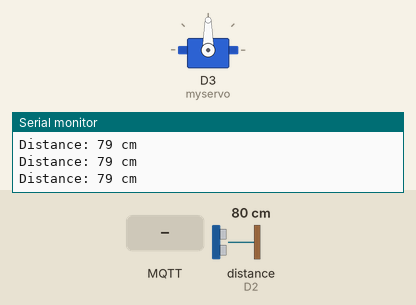
Bench run of a sketch on a simulated ESP8266 (NodeMCU). On the bench: servo, the last lines printed to the serial monitor. Wiring (inferred from the names in the program): ultrasonic range finder: trigger D1; echo D2. The test bench sets the inputs (shaded band); at power-on: distance to the obstacle (sensor on D2) 80 cm. The echo pulse lasts 58.3 µs per cm; WiFi joins after 1.5 s; servers stay silent unless stated; random numbers use the default seed unless the sketch sets one; no MQTT or app messages arrive unless stated.

Above: at 2.7 s.
2.8 s: MQTT message "open" arrives on the first subscribed topic
At 3.3 s:
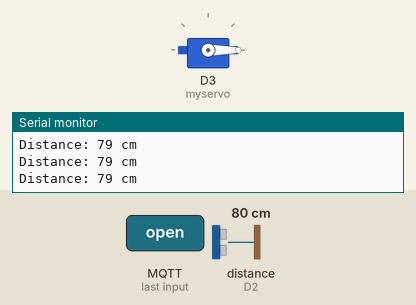
5.8 s: distance to the obstacle (sensor on D2) set to 55 cm
7.3 s: distance to the obstacle (sensor on D2) set to 48 cm
At 7.9 s:
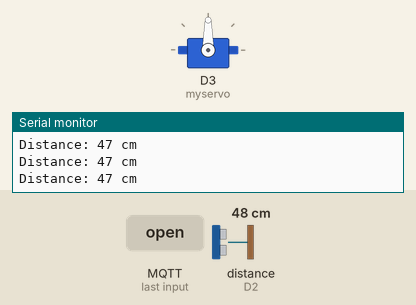
Timing chart, 0 to 10.3 s (numbered marks = the images above; inputs shaded):
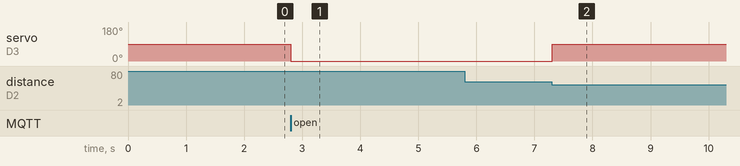

The sketch:

disabledparking2.ino
```cpp
#include <ESP8266WiFi.h>
#include <PubSubClient.h>
#include <Servo.h>

const char* ssid = "5G_CPE";
const char* password = "123456789";
const char* mqtt_server = "broker.hivemq.com";

WiFiClient espClient;
PubSubClient client(espClient);
unsigned long lastMsg = 0;
#define MSG_BUFFER_SIZE  (50)
char msg[MSG_BUFFER_SIZE];
int value = 0;
bool statservo;
bool statcar;
Servo myservo;

#define TRIGGER_PIN D1
#define ECHO_PIN D2
#define MAX_DISTANCE 300  // Maximum distance we want to measure (in centimeters)

void setup_wifi() {

  delay(10);
  // We start by connecting to a WiFi network
  Serial.println();
  Serial.print("Connecting to ");
  Serial.println(ssid);

  WiFi.mode(WIFI_STA);
  WiFi.begin(ssid, password);

  while (WiFi.status() != WL_CONNECTED) {
    delay(500);
    Serial.print(".");
  }

  randomSeed(micros());

  Serial.println("");
  Serial.println("WiFi connected");
  Serial.println("IP address: ");
  Serial.println(WiFi.localIP());
}

void callback(String topic, byte* payload, unsigned int length) {
  String fullpayload;
  Serial.print("Message arrived [");
  Serial.print(topic);
  Serial.print("] ");
  for (int i = 0; i < length; i++) {
    Serial.print((char)payload[i]);
    fullpayload += (char)payload[i];
  }
  Serial.println();
  if (topic == "servo1khair")
  {
    if (fullpayload == "open" && statservo == false)
    {
      myservo.write(0);
      statservo = true;
    }
  }
  if (topic == "GatePark1")
  {
    if (statcar == true && fullpayload == "open" && statservo == false)
    {
      myservo.write(0);
      statservo = true;
    }
  }
}

void reconnect() {
  // Loop until we're reconnected
  while (!client.connected()) {
    Serial.print("Attempting MQTT connection...");
    // Create a random client ID
    String clientId = "ESP8266Client-";
    clientId += String(random(0xffff), HEX);
    // Attempt to connect
    if (client.connect(clientId.c_str())) {
      Serial.println("connected");
      // Once connected, publish an announcement...
      client.publish("outTopic", "hello world");
      client.subscribe("servo1khair");
      client.subscribe("GatePark1");
    } else {
      Serial.print("failed, rc=");
      Serial.print(client.state());
      Serial.println(" try again in 5 seconds");
      // Wait 5 seconds before retrying
      delay(5000);
    }
  }
}

void setup() {
  myservo.attach(D3);
  myservo.write(90);
  Serial.begin(115200);
  pinMode(TRIGGER_PIN, OUTPUT);
  pinMode(ECHO_PIN, INPUT);
  setup_wifi();
  client.setServer(mqtt_server, 1883);
  client.setCallback(callback);
}

unsigned int getDistance() {
  // Clears the TRIGGER_PIN
  digitalWrite(TRIGGER_PIN, LOW);
  delayMicroseconds(2);
  // Sets the TRIGGER_PIN on HIGH state for 10 microseconds
  digitalWrite(TRIGGER_PIN, HIGH);
  delayMicroseconds(10);
  digitalWrite(TRIGGER_PIN, LOW);
  // Reads the ECHO_PIN, returns the sound wave travel time in microseconds
  long duration = pulseIn(ECHO_PIN, HIGH);
  // Calculating the distance in centimeters
  unsigned int distance = duration * 0.034 / 2;
  return distance;
}

void loop() {
  unsigned int distance = getDistance();

  Serial.print("Distance: ");
  Serial.print(distance);
  Serial.println(" cm");

  // Check distance to control the servo and publish messages
  if (statcar == false && statservo == true && distance < 50) {
    myservo.write(90); // Open the gate
    statservo = false;
    client.publish("GateParking1", "open");
    statcar = true;
  }

  if (statcar == true && statservo == true && distance > 200) {
    myservo.write(90);
    statservo = false;
    statcar = false;
  }

  if (!client.connected()) {
    reconnect();
  }
  client.loop();

  unsigned long now = millis();
}
```

Measured:
- the behaviour switches between 51 and 50 cm on distance to the obstacle (sensor on D2) (found by bisection; images 1 and 2)
- after the input at 2.8 s, servo on D3 (myservo): 90° → 0° at once
- after the input at 7.3 s, servo on D3 (myservo): 0° → 90° at once
